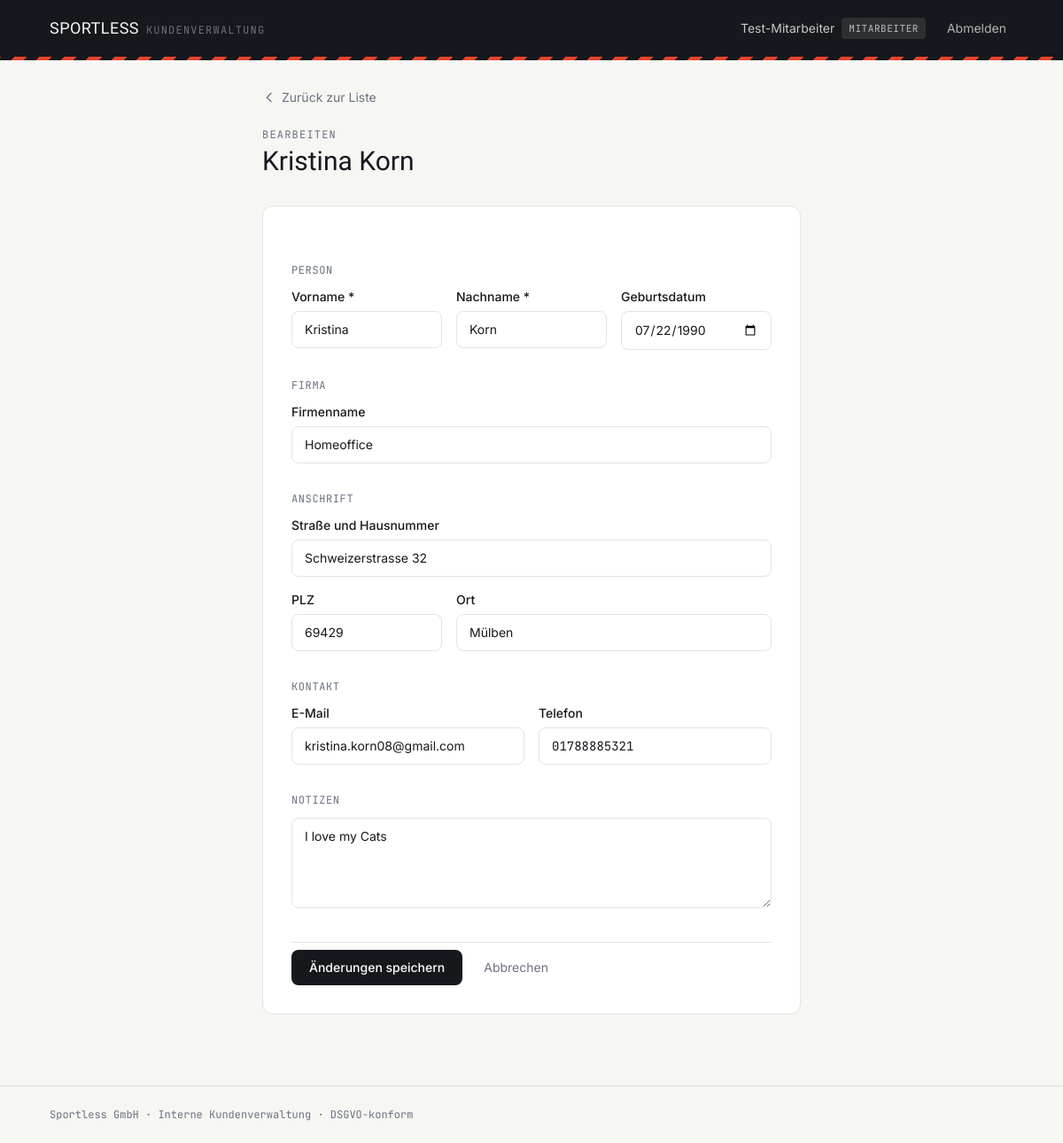
The app's page /kunde/1/bearbeiten (signed in) with its own data.
### models.py (models this page shows, shortened)
class Mitarbeiter(db.Model, UserMixin):
    __tablename__ = "mitarbeiter"
    id = db.Column(db.Integer, primary_key=True)
    benutzername = db.Column(db.String(64), unique=True, nullable=False, index=True)
    anzeigename = db.Column(db.String(120), nullable=False)
    passwort_hash = db.Column(db.String(512), nullable=False)
    rolle = db.Column(db.String(20), nullable=False, default=Rolle.MITARBEITER)
    aktiv = db.Column(db.Boolean, nullable=False, default=True)
    erstellt_am = db.Column(db.DateTime, default=lambda: datetime.now(timezone.utc))
    kunden = db.relationship(
        "Kunde",
        backref=db.backref("angelegt_von", lazy="joined"),
        lazy=True
    )
    @property
    def ist_admin(self) -> bool:
        return self.rolle == Rolle.ADMIN
    @property
    def is_active(self) -> bool:  # noqa: N802
        return self.aktiv

class Kunde(db.Model):
    __tablename__ = "kunden"
    id = db.Column(db.Integer, primary_key=True)
    vorname = db.Column(db.String(100), nullable=False)
    nachname = db.Column(db.String(100), nullable=False)
    geburtsdatum = db.Column(db.Date, nullable=True)
    firma = db.Column(db.String(150), nullable=True)
    strasse = db.Column(db.String(150), nullable=True)
    plz = db.Column(db.String(10), nullable=True)
    ort = db.Column(db.String(100), nullable=True)
    email = db.Column(db.String(150), nullable=True)
    telefon = db.Column(db.String(50), nullable=True)
    notizen = db.Column(db.Text, nullable=True)
    erstellt_am = db.Column(db.DateTime, default=lambda: datetime.now(timezone.utc))
    aktualisiert_am = db.Column(
        db.DateTime,
        default=lambda: datetime.now(timezone.utc),
        onupdate=lambda: datetime.now(timezone.utc)
    )
    angelegt_von_id = db.Column(
        db.Integer,
        db.ForeignKey("mitarbeiter.id", ondelete="SET NULL"),
        nullable=True
    )
    @property
    def vollstaendiger_name(self) -> str:
        return f"{self.vorname} {self.nachname}"

### routes.py (the view, shortened to what this page needs)
@kunden_bp.route("/kunde/<int:id>/bearbeiten", methods=["GET", "POST"])
@login_required
def kunde_bearbeiten(id: int):
    kunde = db.session.get(Kunde, id)
    if kunde is None:
        abort(404)
    return render_template("kunde_formular.html", kunde=kunde, modus="bearbeiten")

### app.py (called while the page is built)
@login_manager.user_loader
def lade_benutzer(benutzer_id: str):
    return db.session.get(Mitarbeiter, int(benutzer_id))

### templates/kunde_formular.html (shortened to what this page needs)
{% extends "base.html" %}
{% block inhalt %}
<div class="max-w-2xl mx-auto px-5 sm:px-8 py-8">
  <a href="{{ url_for('kunden.kunden_liste') }}"
    class="inline-flex items-center gap-1.5 text-sm text-inkmuted hover:text-ink transition-colors mb-6 focus:outline-none focus-visible:ring-2 focus-visible:ring-accent rounded">
    <svg class="w-4 h-4" fill="none" viewBox="0 0 24 24" stroke="currentColor" stroke-width="2">
      <path stroke-linecap="round" stroke-linejoin="round" d="M15 19l-7-7 7-7" />
    </svg>
    Zurück zur Liste
  </a>
  <p class="text-xs font-mono uppercase tracking-widest text-inkmuted mb-1">
    {{ "Neuanlage" if modus == "neu" else "Bearbeiten" }}
  </p>
  <h1 class="font-display text-2xl sm:text-3xl mb-8">
    {{ "Neuer Kunde" if modus == "neu" else kunde.vollstaendiger_name }}
  </h1>
  <form method="post" class="bg-white border border-line rounded-xl p-6 sm:p-8 space-y-8">
    <fieldset>
      <legend class="text-xs font-mono uppercase tracking-wider text-inkmuted mb-3">Person</legend>
      <div class="grid sm:grid-cols-2 md:grid-cols-3 gap-4">
        <div>
          <label for="vorname" class="block text-sm font-medium mb-1.5">Vorname *</label>
          <input type="text" id="vorname" name="vorname" required value="{{ kunde.vorname or '' }}"
            class="w-full border border-line rounded-lg px-3.5 py-2.5 text-sm focus:outline-none focus-visible:ring-2 focus-visible:ring-accent focus:border-accent transition-colors">
        </div>
        <div>
          <label for="nachname" class="block text-sm font-medium mb-1.5">Nachname *</label>
          <input type="text" id="nachname" name="nachname" required value="{{ kunde.nachname or '' }}"
            class="w-full border border-line rounded-lg px-3.5 py-2.5 text-sm focus:outline-none focus-visible:ring-2 focus-visible:ring-accent focus:border-accent transition-colors">
        </div>
        <div>
          <label for="geburtsdatum" class="block text-sm font-medium mb-1.5">Geburtsdatum</label>
          <input type="date" id="geburtsdatum" name="geburtsdatum"
            value="{{ kunde.geburtsdatum.strftime('%Y-%m-%d') if kunde.geburtsdatum else '' }}"
            class="w-full border border-line rounded-lg px-3.5 py-2.5 text-sm focus:outline-none focus-visible:ring-2 focus-visible:ring-accent focus:border-accent transition-colors">
        </div>
      </div>
    </fieldset>
    <fieldset>
      <legend class="text-xs font-mono uppercase tracking-wider text-inkmuted mb-3">Firma</legend>
      <div>
        <label for="firma" class="block text-sm font-medium mb-1.5">Firmenname</label>
        <input type="text" id="firma" name="firma" value="{{ kunde.firma or '' }}"
          class="w-full border border-line rounded-lg px-3.5 py-2.5 text-sm focus:outline-none focus-visible:ring-2 focus-visible:ring-accent focus:border-accent transition-colors">
      </div>
    </fieldset>
    <fieldset>
      <legend class="text-xs font-mono uppercase tracking-wider text-inkmuted mb-3">Anschrift</legend>
      <div class="space-y-4">
        <div>
          <label for="strasse" class="block text-sm font-medium mb-1.5">Straße und Hausnummer</label>
          <input type="text" id="strasse" name="strasse" value="{{ kunde.strasse or '' }}"
            class="w-full border border-line rounded-lg px-3.5 py-2.5 text-sm focus:outline-none focus-visible:ring-2 focus-visible:ring-accent focus:border-accent transition-colors">
        </div>
        <div class="grid grid-cols-3 gap-4">
          <div>
            <label for="plz" class="block text-sm font-medium mb-1.5">PLZ</label>
            <input type="text" id="plz" name="plz" value="{{ kunde.plz or '' }}"
              class="w-full border border-line rounded-lg px-3.5 py-2.5 text-sm focus:outline-none focus-visible:ring-2 focus-visible:ring-accent focus:border-accent transition-colors">
          </div>
          <div class="col-span-2">
            <label for="ort" class="block text-sm font-medium mb-1.5">Ort</label>
            <input type="text" id="ort" name="ort" value="{{ kunde.ort or '' }}"
              class="w-full border border-line rounded-lg px-3.5 py-2.5 text-sm focus:outline-none focus-visible:ring-2 focus-visible:ring-accent focus:border-accent transition-colors">
          </div>
        </div>
      </div>
    </fieldset>
    <fieldset>
      <legend class="text-xs font-mono uppercase tracking-wider text-inkmuted mb-3">Kontakt</legend>
      <div class="grid sm:grid-cols-2 gap-4">
        <div>
          <label for="email" class="block text-sm font-medium mb-1.5">E-Mail</label>
          <input type="email" id="email" name="email" value="{{ kunde.email or '' }}"
            class="w-full border border-line rounded-lg px-3.5 py-2.5 text-sm focus:outline-none focus-visible:ring-2 focus-visible:ring-accent focus:border-accent transition-colors">
        </div>
        <div>
          <label for="telefon" class="block text-sm font-medium mb-1.5">Telefon</label>
          <input type="tel" id="telefon" name="telefon" value="{{ kunde.telefon or '' }}"
            class="w-full border border-line rounded-lg px-3.5 py-2.5 text-sm font-mono focus:outline-none focus-visible:ring-2 focus-visible:ring-accent focus:border-accent transition-colors">
        </div>
      </div>
    </fieldset>
    <fieldset>
      <legend class="text-xs font-mono uppercase tracking-wider text-inkmuted mb-3">Notizen</legend>
      <textarea id="notizen" name="notizen" rows="4" placeholder="Individuelle Vermerke zu diesem Kunden …"
        class="w-full border border-line rounded-lg px-3.5 py-2.5 text-sm focus:outline-none focus-visible:ring-2 focus-visible:ring-accent focus:border-accent transition-colors resize-y">{{ kunde.notizen or '' }}</textarea>
    </fieldset>
    <div class="flex items-center gap-3 pt-2 border-t border-line">
      <button type="submit"
        class="bg-ink text-white text-sm font-medium rounded-lg px-5 py-2.5 hover:bg-accent transition-colors focus:outline-none focus-visible:ring-2 focus-visible:ring-accent focus-visible:ring-offset-2">
        {{ "Kunde anlegen" if modus == "neu" else "Änderungen speichern" }}
      </button>
      <a href="{{ url_for('kunden.kunden_liste') }}"
        class="text-sm text-inkmuted hover:text-ink transition-colors px-3 py-2.5">
        Abbrechen
      </a>
    </div>
  </form>
</div>
{% endblock %}

### templates/base.html (shortened to what this page needs)
<!DOCTYPE html>
<html lang="de">
<head>
  <script src="https://cdn.tailwindcss.com"></script>
</head>
<body class="bg-chalk text-ink font-body antialiased min-h-screen flex flex-col">
  {% if current_user.is_authenticated %}
  <header class="bg-ink text-chalk">
    <div class="max-w-6xl mx-auto px-5 sm:px-8 flex items-center justify-between h-16">
      <a href="{{ url_for('kunden.kunden_liste') }}"
        class="flex items-baseline gap-2 focus:outline-none focus-visible:ring-2 focus-visible:ring-accent rounded">
        <span class="font-display text-lg tracking-wide">SPORTLESS</span>
        <span class="hidden sm:inline text-xs text-inkmuted font-mono tracking-widest">KUNDENVERWALTUNG</span>
      </a>
      <div class="flex items-center gap-4">
        <span class="hidden sm:flex items-center gap-2 text-sm">
          <span class="text-chalk/80">{{ current_user.anzeigename }}</span>
          {% if current_user.ist_admin %}
          <span
            class="text-[11px] font-mono uppercase tracking-wider bg-accent text-white px-2 py-0.5 rounded">Admin</span>
          {% else %}
          <span
            class="text-[11px] font-mono uppercase tracking-wider bg-white/10 text-chalk/70 px-2 py-0.5 rounded">Mitarbeiter</span>
          {% endif %}
        </span>
        <form method="post" action="{{ url_for('auth.logout') }}">
          <button type="submit"
            class="text-sm text-chalk/70 hover:text-white transition-colors focus:outline-none focus-visible:ring-2 focus-visible:ring-accent rounded px-2 py-1">
            Abmelden
          </button>
        </form>
      </div>
    </div>
    <div class="finish-line"></div>
  </header>
  {% endif %}
  <main class="flex-1 w-full">
    {% block inhalt %}{% endblock %}
  </main>
  <footer class="border-t border-line mt-12">
    <div class="max-w-6xl mx-auto px-5 sm:px-8 py-6 text-xs text-inkmuted font-mono">
      Sportless GmbH · Interne Kundenverwaltung · DSGVO-konform
    </div>
  </footer>
</body>
</html>

### templates/base.html (style rules this page uses)
body { font-family: 'Inter', sans-serif; }
.finish-line { height: 4px; background-image: repeating-linear-gradient(-45deg, #15181C 0px, #15181C 10px, #E8432C 10px, #E8432C 20px); }

### records on screen
Mitarbeiter: anzeigename "Test-Mitarbeiter"
Kunde: vorname+nachname "Kristina Korn", vorname "Kristina", nachname "Korn", geburtsdatum "07/22/1990", firma "Homeoffice", strasse "Schweizerstrasse 32", plz "69429", ort "Mülben", email "kristina.korn08@gmail.com", telefon "01788885321", notizen "I love my Cats"

### other values on screen
{{ "Neuanlage" if modus == "neu" else "Bearbeiten" }} "BEARBEITEN"
{{ "Kunde anlegen" if modus == "neu" else "Änderungen speichern" }} "Änderungen speichern"
